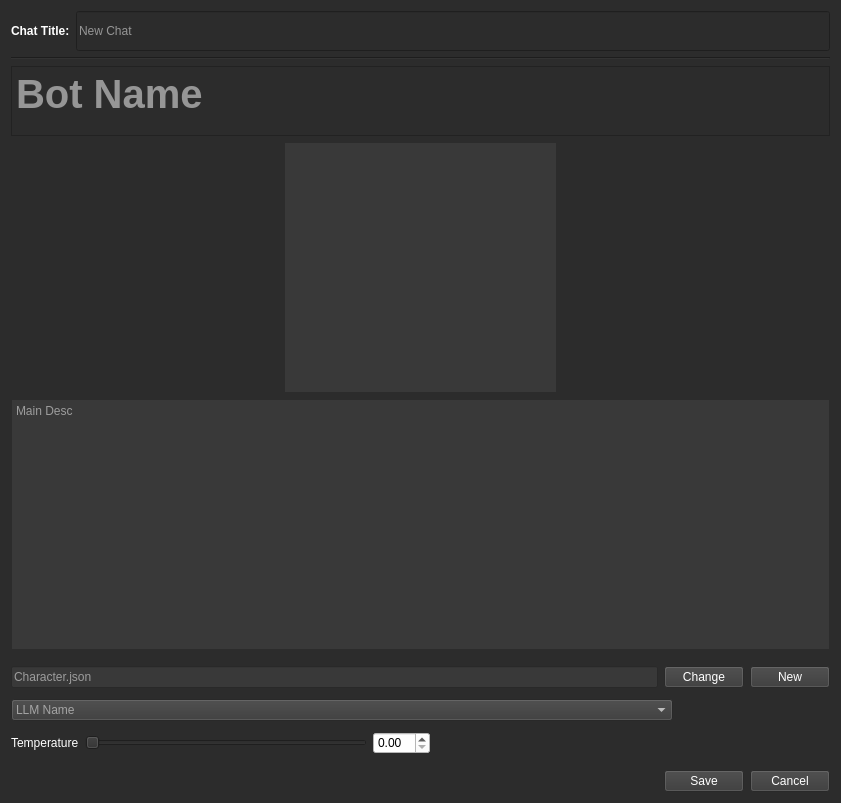
<?xml version="1.0" encoding="UTF-8"?>
<ui version="4.0">
 <class>Form</class>
 <widget class="QWidget" name="Form">
  <property name="geometry">
   <rect>
    <x>0</x>
    <y>0</y>
    <width>841</width>
    <height>803</height>
   </rect>
  </property>
  <property name="windowTitle">
   <string>Form</string>
  </property>
  <property name="toolTip">
   <string>&lt;html&gt;&lt;head/&gt;&lt;body&gt;&lt;p&gt;&lt;br/&gt;&lt;/p&gt;&lt;/body&gt;&lt;/html&gt;</string>
  </property>
  <property name="styleSheet">
   <string notr="true">background:rgb(44, 44, 44)</string>
  </property>
  <layout class="QVBoxLayout" name="verticalLayout">
   <item>
    <layout class="QHBoxLayout" name="horizontalLayout_6">
     <item>
      <widget class="QLabel" name="label">
       <property name="styleSheet">
        <string notr="true">color:rgb(255, 255, 255);
fontA:20px;
font-weight:700</string>
       </property>
       <property name="text">
        <string>Chat Title:</string>
       </property>
      </widget>
     </item>
     <item>
      <widget class="QLineEdit" name="lineEdit">
       <property name="minimumSize">
        <size>
         <width>0</width>
         <height>40</height>
        </size>
       </property>
       <property name="styleSheet">
        <string notr="true">color:rgb(255, 255, 255);
fontA:20px;</string>
       </property>
       <property name="text">
        <string/>
       </property>
       <property name="placeholderText">
        <string>New Chat</string>
       </property>
      </widget>
     </item>
    </layout>
   </item>
   <item>
    <widget class="Line" name="line">
     <property name="orientation">
      <enum>Qt::Horizontal</enum>
     </property>
    </widget>
   </item>
   <item>
    <widget class="QTextBrowser" name="textBrowser_2">
     <property name="sizePolicy">
      <sizepolicy hsizetype="Expanding" vsizetype="Fixed">
       <horstretch>0</horstretch>
       <verstretch>0</verstretch>
      </sizepolicy>
     </property>
     <property name="maximumSize">
      <size>
       <width>16777215</width>
       <height>70</height>
      </size>
     </property>
     <property name="styleSheet">
      <string notr="true">border-color:rgb(44, 44,44);
font:40px;
font-weight:700;
color:rgb(255, 255, 255)</string>
     </property>
     <property name="placeholderText">
      <string>Bot Name</string>
     </property>
    </widget>
   </item>
   <item>
    <layout class="QHBoxLayout" name="horizontalLayout" stretch="0,0,0">
     <item>
      <spacer name="horizontalSpacer_2">
       <property name="orientation">
        <enum>Qt::Horizontal</enum>
       </property>
       <property name="sizeHint" stdset="0">
        <size>
         <width>40</width>
         <height>20</height>
        </size>
       </property>
      </spacer>
     </item>
     <item>
      <widget class="QGraphicsView" name="graphicsView">
       <property name="styleSheet">
        <string notr="true">background:rgb(57, 57, 57);
color:rgb(255, 255, 255);
border-color:rgb(255, 255, 255)</string>
       </property>
      </widget>
     </item>
     <item>
      <spacer name="horizontalSpacer_5">
       <property name="orientation">
        <enum>Qt::Horizontal</enum>
       </property>
       <property name="sizeHint" stdset="0">
        <size>
         <width>40</width>
         <height>20</height>
        </size>
       </property>
      </spacer>
     </item>
    </layout>
   </item>
   <item>
    <widget class="QTextBrowser" name="textBrowser">
     <property name="styleSheet">
      <string notr="true">background:rgb(57, 57, 57);
color:rgb(255, 255, 255);
border-color:rgb(255, 255, 255)</string>
     </property>
     <property name="placeholderText">
      <string>Main Desc</string>
     </property>
    </widget>
   </item>
   <item>
    <spacer name="verticalSpacer">
     <property name="orientation">
      <enum>Qt::Vertical</enum>
     </property>
     <property name="sizeType">
      <enum>QSizePolicy::Fixed</enum>
     </property>
     <property name="sizeHint" stdset="0">
      <size>
       <width>20</width>
       <height>10</height>
      </size>
     </property>
    </spacer>
   </item>
   <item>
    <layout class="QHBoxLayout" name="horizontalLayout_2">
     <item>
      <widget class="QLineEdit" name="lineEdit_2">
       <property name="styleSheet">
        <string notr="true">background:rgb(57, 57, 57);
color:rgb(255, 255, 255);
border-color:rgb(255, 255, 255)</string>
       </property>
       <property name="placeholderText">
        <string>Character.json</string>
       </property>
      </widget>
     </item>
     <item>
      <widget class="QPushButton" name="pushButton">
       <property name="styleSheet">
        <string notr="true">background:rgb(57, 57, 57);
color:rgb(255, 255, 255);
border-color:rgb(255, 255, 255)</string>
       </property>
       <property name="text">
        <string>Change</string>
       </property>
      </widget>
     </item>
     <item>
      <widget class="QPushButton" name="pushButton_2">
       <property name="styleSheet">
        <string notr="true">background:rgb(57, 57, 57);
color:rgb(255, 255, 255);
border-color:rgb(255, 255, 255)</string>
       </property>
       <property name="text">
        <string>New</string>
       </property>
      </widget>
     </item>
    </layout>
   </item>
   <item>
    <spacer name="verticalSpacer_4">
     <property name="orientation">
      <enum>Qt::Vertical</enum>
     </property>
     <property name="sizeType">
      <enum>QSizePolicy::Fixed</enum>
     </property>
     <property name="sizeHint" stdset="0">
      <size>
       <width>20</width>
       <height>5</height>
      </size>
     </property>
    </spacer>
   </item>
   <item>
    <layout class="QHBoxLayout" name="horizontalLayout_3">
     <item>
      <widget class="QComboBox" name="comboBox">
       <property name="styleSheet">
        <string notr="true">background:rgb(57, 57, 57);
color:rgb(255, 255, 255);
border-color:rgb(255, 255, 255)</string>
       </property>
       <property name="placeholderText">
        <string>LLM Name</string>
       </property>
       <item>
        <property name="text">
         <string>Mistral</string>
        </property>
       </item>
       <item>
        <property name="text">
         <string>GPT</string>
        </property>
       </item>
      </widget>
     </item>
     <item>
      <spacer name="horizontalSpacer">
       <property name="orientation">
        <enum>Qt::Horizontal</enum>
       </property>
       <property name="sizeType">
        <enum>QSizePolicy::Fixed</enum>
       </property>
       <property name="sizeHint" stdset="0">
        <size>
         <width>157</width>
         <height>20</height>
        </size>
       </property>
      </spacer>
     </item>
    </layout>
   </item>
   <item>
    <spacer name="verticalSpacer_2">
     <property name="orientation">
      <enum>Qt::Vertical</enum>
     </property>
     <property name="sizeType">
      <enum>QSizePolicy::Fixed</enum>
     </property>
     <property name="sizeHint" stdset="0">
      <size>
       <width>20</width>
       <height>5</height>
      </size>
     </property>
    </spacer>
   </item>
   <item>
    <layout class="QHBoxLayout" name="horizontalLayout_4">
     <item>
      <widget class="QLabel" name="label_2">
       <property name="styleSheet">
        <string notr="true">color:rgb(255,255,255)
</string>
       </property>
       <property name="text">
        <string>Temperature</string>
       </property>
      </widget>
     </item>
     <item>
      <widget class="QSlider" name="horizontalSlider">
       <property name="orientation">
        <enum>Qt::Horizontal</enum>
       </property>
      </widget>
     </item>
     <item>
      <widget class="QDoubleSpinBox" name="doubleSpinBox">
       <property name="styleSheet">
        <string notr="true">background:rgb(255,255,255)
</string>
       </property>
      </widget>
     </item>
     <item>
      <spacer name="horizontalSpacer_4">
       <property name="orientation">
        <enum>Qt::Horizontal</enum>
       </property>
       <property name="sizeType">
        <enum>QSizePolicy::Fixed</enum>
       </property>
       <property name="sizeHint" stdset="0">
        <size>
         <width>400</width>
         <height>20</height>
        </size>
       </property>
      </spacer>
     </item>
    </layout>
   </item>
   <item>
    <spacer name="verticalSpacer_3">
     <property name="orientation">
      <enum>Qt::Vertical</enum>
     </property>
     <property name="sizeType">
      <enum>QSizePolicy::Fixed</enum>
     </property>
     <property name="sizeHint" stdset="0">
      <size>
       <width>20</width>
       <height>10</height>
      </size>
     </property>
    </spacer>
   </item>
   <item>
    <layout class="QHBoxLayout" name="horizontalLayout_7">
     <item>
      <spacer name="horizontalSpacer_3">
       <property name="orientation">
        <enum>Qt::Horizontal</enum>
       </property>
       <property name="sizeHint" stdset="0">
        <size>
         <width>40</width>
         <height>20</height>
        </size>
       </property>
      </spacer>
     </item>
     <item>
      <widget class="QPushButton" name="pushButton_5">
       <property name="styleSheet">
        <string notr="true">background:rgb(57, 57, 57);
color:rgb(255, 255, 255);
border-color:rgb(255, 255, 255)</string>
       </property>
       <property name="text">
        <string>Save</string>
       </property>
      </widget>
     </item>
     <item>
      <widget class="QPushButton" name="pushButton_3">
       <property name="styleSheet">
        <string notr="true">background:rgb(57, 57, 57);
color:rgb(255, 255, 255);
border-color:rgb(255, 255, 255)</string>
       </property>
       <property name="text">
        <string>Cancel</string>
       </property>
      </widget>
     </item>
    </layout>
   </item>
  </layout>
 </widget>
 <resources/>
 <connections/>
</ui>
